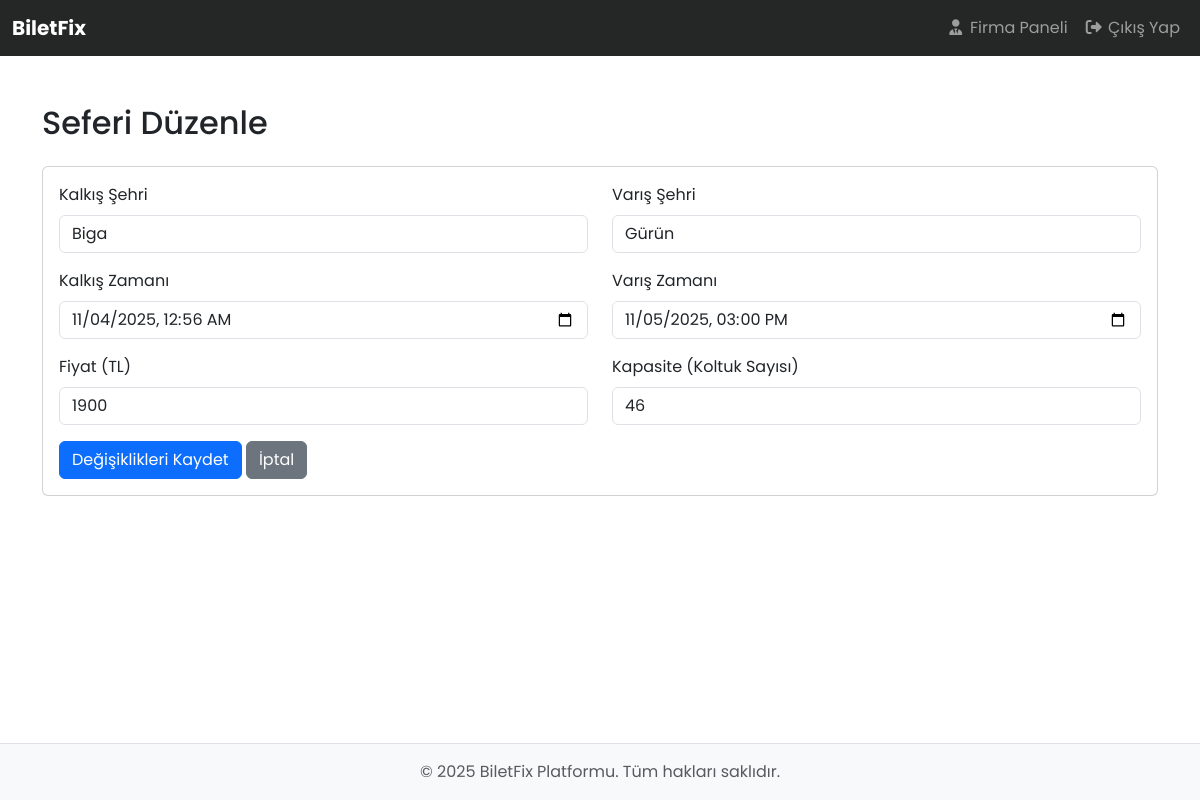
/index.php?page=edit-trip&id=6d0ded3c-ab1f-4c77-baa9-9f550aa132aa (signed in), run on the app's committed database.
### tables this page shows
CREATE TABLE "trips" (
	"id"	TEXT,
	"company_id"	TEXT NOT NULL,
	"destination_city"	TEXT NOT NULL,
	"departure_city"	TEXT NOT NULL,
	"arrival_time"	DATETIME NOT NULL,
	"departure_time"	DATETIME NOT NULL,
	"price"	INTEGER NOT NULL,
	"capacity"	INTEGER NOT NULL,
	"created_date"	TIMESTAMP,
	PRIMARY KEY("id"),
	FOREIGN KEY("company_id") REFERENCES "bus_companies"("id")
);

### app/controllers/FirmaAdminController.php (called while the page is built, shortened)
<?php
class FirmaAdminController{
    public function showEditForm(){
        $trip_id = $_GET['id'] ?? 0;
        $tripModel = new Trip();
        $trip = $tripModel->findById($trip_id);
        require_once __DIR__ . '/../../views/firma-admin/edit_trip.php';
    }
}

### app/core/Database.php (called while the page is built)
<?php
function getDatabaseConnection() {
    static $connection = null;
    if($connection === null){
        try{
            $path = __DIR__ . '/../../database/database.db';
            $connection = new PDO("sqlite:" . $path);
            $connection->setAttribute(PDO::ATTR_ERRMODE, PDO::ERRMODE_EXCEPTION);
        }catch(PDOException $e){
            die("Veritabanı bağlantı hatası: " . $e->getMessage());
        }
    }
    return $connection;
}

### app/models/Trip.php (called while the page is built, shortened)
<?php
class Trip {
    private $db;
    public function __construct() {
        $this->db = getDatabaseConnection();
    }
    public function findById($id) {
        $sql = "SELECT trips.*, bus_companies.name AS company_name
                FROM trips
                JOIN bus_companies ON trips.company_id = bus_companies.id
                WHERE trips.id = ?";
        $statement = $this->db->prepare($sql);
        $statement->execute([$id]);
        return $statement->fetch(PDO::FETCH_ASSOC);
    }
}

### views/firma-admin/edit_trip.php (the view, shortened to what this page needs)
<?php require_once __DIR__ . '/../layout/header.php'; ?>
<div class="container mt-5">
    <h2 class="mb-4">Seferi Düzenle</h2>
    <div class="card">
        <div class="card-body">
            <form action="/index.php?page=update-trip" method="POST">
                <div class="row">
                    <div class="col-md-6 mb-3">
                        <label for="departure_city" class="form-label">Kalkış Şehri</label>
                        <input type="text" class="form-control" id="departure_city" name="departure_city" value="<?php echo htmlspecialchars($trip['departure_city']); ?>" required>
                    </div>
                    <div class="col-md-6 mb-3">
                        <label for="destination_city" class="form-label">Varış Şehri</label>
                        <input type="text" class="form-control" id="destination_city" name="destination_city" value="<?php echo htmlspecialchars($trip['destination_city']); ?>" required>
                    </div>
                </div>
                <div class="row">
                    <div class="col-md-6 mb-3">
                        <label for="departure_time" class="form-label">Kalkış Zamanı</label>
                        <input type="datetime-local" class="form-control" id="departure_time" name="departure_time" value="<?php echo date('Y-m-d\TH:i', strtotime($trip['departure_time'])); ?>" required>
                    </div>
                    <div class="col-md-6 mb-3">
                        <label for="arrival_time" class="form-label">Varış Zamanı</label>
                        <input type="datetime-local" class="form-control" id="arrival_time" name="arrival_time" value="<?php echo date('Y-m-d\TH:i', strtotime($trip['arrival_time'])); ?>" required>
                    </div>
                </div>
                <div class="row">
                    <div class="col-md-6 mb-3">
                        <label for="price" class="form-label">Fiyat (TL)</label>
                        <input type="number" step="0.01" class="form-control" id="price" name="price" value="<?php echo htmlspecialchars($trip['price']); ?>" required>
                    </div>
                    <div class="col-md-6 mb-3">
                        <label for="capacity" class="form-label">Kapasite (Koltuk Sayısı)</label>
                        <input type="number" class="form-control" id="capacity" name="capacity" value="<?php echo htmlspecialchars($trip['capacity']); ?>" required>
                    </div>
                </div>
                <button type="submit" class="btn btn-primary">Değişiklikleri Kaydet</button>
                <a href="/index.php?page=firma-admin-dashboard" class="btn btn-secondary">İptal</a>
            </form>
        </div>
    </div>
</div>
<?php require_once __DIR__ . '/../layout/footer.php'; ?>

### views/layout/header.php (style rules this page uses)
body { display: flex; flex-direction: column; min-height: 100vh; font-family: "Poppins", sans-serif !important; }

### data on the page
trips: departure_city "Biga", destination_city "Gürün", departure_time "11/04/2025 00:56", arrival_time "11/05/2025 15:00", price "1900", capacity "46"
